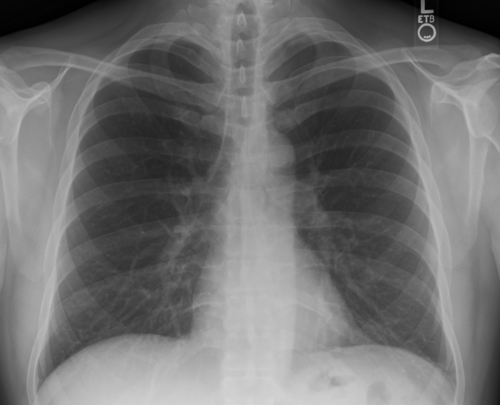
#> input picture sample_normal_cxr.png, 500 x 405 px
$ python -i ood_detector.py   (imports and definitions only)   (older library calls are emulated)
#> lines starting #> are read from the running program, lines starting #| are printed output that depends on the picture
"""Out-of-Distribution (OOD) and Irrelevant Image Detector for Chest Radiographs.

Evaluates uploaded images across multiple analytical criteria:
1. Color Saturation & Chrominance (discriminates color photographs from monochromatic radiographs)
2. Thoracic Contrast & Spatial Histogram Dynamics (identifies bimodal lung vs. mediastinum distribution)
3. High-Frequency Edge & Texture Entropy (rejects flat drawings, text screenshots, or random noise)
4. Thoracoabdominal Aspect Ratio & Dimensional Sanity
5. Cross-Modality Filters (identifies unsupported modalities such as Brain MRI or Axial CT)

Rejects non-medical images (cars, dogs, food, landscapes, memes) before inference.
"""
from __future__ import annotations
import numpy as np
from PIL import Image
import cv2


class OODDetector:
    """Multi-stage Out-of-Distribution detector for frontal chest radiographs."""

    def __init__(self, ood_threshold: float = 0.55) -> None:
#> further down, picture is the input picture: PIL image 500x405 L; min 0, max 215, mean 112.6
        self.ood_threshold = ood_threshold

    def analyze_image(self, image: Image.Image) -> dict:
        """Evaluates an input PIL image and returns an OOD assessment.

        Returns:
            dict containing:
                - is_valid_cxr (bool): True if verified as a valid frontal chest radiograph
                - ood_score (float): Anomaly score from 0.0 (ideal CXR) to 1.0 (clear non-CXR)
                - threshold (float): Detection cutoff threshold
                - rejection_reason (str | None): Diagnostic reason for rejection if invalid
                - user_message (str): Human-readable clinical/research explanation
                - diagnostics (dict): Breakdown of sub-scores
        """
        # 1. Format and dimension validation
        w, h = image.size
#> w = 500; h = 405
        if w < 64 or h < 64:
            return self._rejection_result(
                1.0,
                "Image resolution is too low (<64x64) for diagnostic anatomical evaluation.",
                "Input rejected: The uploaded image has insufficient resolution for chest radiograph analysis."
            )

        aspect_ratio = float(w) / float(h)
#> aspect_ratio = 1.23
        if aspect_ratio < 0.45 or aspect_ratio > 2.2:
            return self._rejection_result(
                0.90,
                f"Extreme aspect ratio ({aspect_ratio:.2f}) does not match standard chest radiography projections.",
                "Input rejected: Dimensional aspect ratio does not match standard frontal chest radiography."
            )

        # Convert to numpy arrays
        rgb_array = np.array(image.convert("RGB"), dtype=np.float32)
        gray_array = cv2.cvtColor(rgb_array.astype(np.uint8), cv2.COLOR_RGB2GRAY).astype(np.float32)

        # 2. Chrominance / Color Saturation Check
        # Genuine chest X-rays are monochromatic greyscale or exhibit a subtle film/lightbox tint (amber or blue, mean saturation < 0.28).
        # Natural photographs (cars, animals, food, scenery) exhibit strong multi-hue chromaticity and high saturation (>0.32).
        hsv = cv2.cvtColor(rgb_array.astype(np.uint8), cv2.COLOR_RGB2HSV).astype(np.float32)
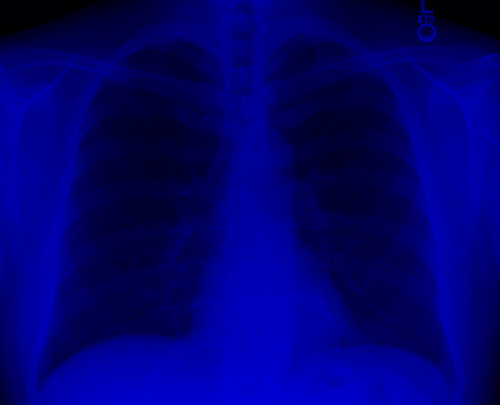
#> hsv: shape (405, 500, 3) float32; mean R, G, B 0, 0, 112.6
        saturation = hsv[:, :, 1] / 255.0  # Range [0, 1]
#> saturation: shape (405, 500) float32; every value is 0
        mean_saturation = float(np.mean(saturation))
#> mean_saturation = 0
        saturation_p90 = float(np.percentile(saturation, 90))
#> saturation_p90 = 0
        high_sat_fraction = float(np.mean(saturation > 0.35))
#> high_sat_fraction = 0

        is_true_color_photo = (
            mean_saturation > 0.32
            or (mean_saturation > 0.22 and high_sat_fraction > 0.35)
            or (saturation_p90 > 0.65 and high_sat_fraction > 0.25)
        )
#> is_true_color_photo = False

        if is_true_color_photo:
            score = min(1.0, 0.65 + mean_saturation * 0.35)
            return self._rejection_result(
                round(score, 4),
                f"Significant color saturation detected (mean saturation: {mean_saturation:.2f}, high-sat fraction: {high_sat_fraction:.1%}), indicating a non-medical photograph (such as a vehicle, animal, or outdoor scene).",
                "Input rejected: This image contains significant color saturation and appears to be a natural photograph, not a monochromatic chest radiograph. No disease predictions were generated."
            )

        # 3. Dynamic Range & Contrast Check
        intensity_min = float(np.min(gray_array))
#> intensity_min = 0
        intensity_max = float(np.max(gray_array))
#> intensity_max = 215
        dynamic_range = intensity_max - intensity_min
#> dynamic_range = 215
        if dynamic_range < 25.0:
            return self._rejection_result(
                0.95,
                "Extremely low dynamic range (near-constant pixel values, blank or corrupted image).",
                "Input rejected: The image has almost no contrast and appears blank or corrupted."
            )

        # 4. Radiographic Intensity Distribution (Bimodal Histogram Check)
        norm_gray = ((gray_array - intensity_min) / (dynamic_range + 1e-6) * 255.0).astype(np.uint8)
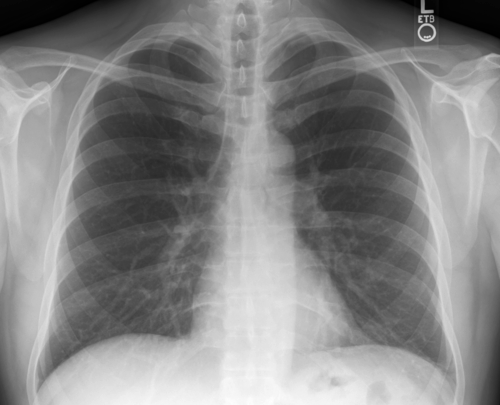
#> norm_gray: shape (405, 500); min 0, max 255, mean 133.1
        hist = cv2.calcHist([norm_gray], [0], None, [256], [0, 256]).ravel()
#> hist = 256 values, max 1868 at index 180, min 0 at index 6, mean 791
        hist = hist / (hist.sum() + 1e-8)
#> hist = 256 values, max 0.00922 at index 180, min 0 at index 6, mean 0.00391

        # Entropy calculation
        non_zero = hist[hist > 0]
#> non_zero = 216 values, max 0.00922 at index 152, min 4.94e-06 at index 215, mean 0.00463
        entropy = -float(np.sum(non_zero * np.log2(non_zero)))
#> entropy = 7.43

        # Very low entropy = flat cartoon, solid block, or test pattern
        if entropy < 1.8:
            return self._rejection_result(
                0.88,
                f"Image entropy ({entropy:.2f}) is abnormally low, characteristic of solid diagrams or synthetic graphics.",
                "Input rejected: Image appears to be a graphic diagram or synthetic screenshot, not a clinical radiograph."
            )

        # 5. Spatial Anatomical Symmetry & Central Mediastinal Mass Profile
        h_half, w_half = norm_gray.shape[0] // 2, norm_gray.shape[1] // 2
#> h_half = 202; w_half = 250
        left_hemithorax = norm_gray[:, :w_half]
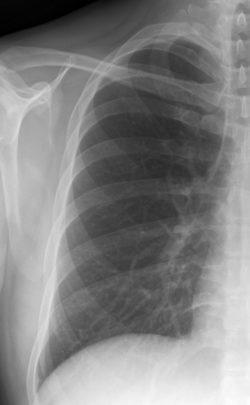
#> left_hemithorax: shape (405, 250); min 0, max 253, mean 130.5
        right_hemithorax = cv2.flip(norm_gray[:, w_half:], 1)
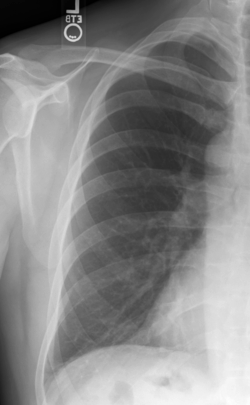
#> right_hemithorax: shape (405, 250); min 0, max 255, mean 135.7

        min_w = min(left_hemithorax.shape[1], right_hemithorax.shape[1])
#> min_w = 250
        diff = np.abs(left_hemithorax[:, :min_w].astype(float) - right_hemithorax[:, :min_w].astype(float))
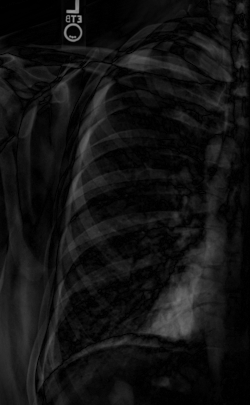
#> diff: shape (405, 250) float64; min 0, max 153, mean 18.4
        bilateral_diff_ratio = float(np.mean(diff) / 255.0)
#> bilateral_diff_ratio = 0.0722

        # 6. High-Frequency Edge / Texture Analysis
        laplacian_var = float(cv2.Laplacian(norm_gray, cv2.CV_32F).var())
#> laplacian_var = 53.33

        # 7. Modality Heuristics (CT / MRI vs Frontal CXR)
        border_black_ratio = float(
            (np.mean(norm_gray[:10, :] < 10) + np.mean(norm_gray[-10:, :] < 10) +
             np.mean(norm_gray[:, :10] < 10) + np.mean(norm_gray[:, -10:] < 10)) / 4.0
        )
#> border_black_ratio = 0.129

        is_circular_slice = False
        if border_black_ratio > 0.85 and 0.85 < aspect_ratio < 1.15:
            corners = (
                np.mean(norm_gray[:h//4, :w//4] < 15) +
                np.mean(norm_gray[:h//4, 3*w//4:] < 15) +
                np.mean(norm_gray[3*h//4:, :w//4] < 15) +
                np.mean(norm_gray[3*h//4:, 3*w//4:] < 15)
            ) / 4.0
            if corners > 0.88:
                # Distinguish collimated frontal chest radiographs from cranial axial MRI/CT:
                # Frontal chest radiographs exhibit a radiopaque central mediastinal/spinal column
                # with bilateral aerated (radiolucent) pulmonary zones.
                center_strip = norm_gray[h//4 : 3*h//4, w//2 - 25 : w//2 + 25]
                left_lung_zone = norm_gray[h//4 : 3*h//4, w//6 : w//3]
                right_lung_zone = norm_gray[h//4 : 3*h//4, 2*w//3 : 5*w//6]
                has_thoracic_gradient = (
                    center_strip.mean() > left_lung_zone.mean() + 15 and
                    center_strip.mean() > right_lung_zone.mean() + 15
                )
                if not has_thoracic_gradient:
                    is_circular_slice = True

        # ======================================================================
        # CALCULATE COMPOSITE OOD SCORE (0.0 = Genuine CXR, 1.0 = High Anomaly)
        # ======================================================================
        ood_score = 0.0
        rejection_reasons = []

        # Axial brain MRI / CT detection
        if is_circular_slice:
            ood_score = max(ood_score, 0.85)
            rejection_reasons.append("Cross-sectional axial geometry detected, characteristic of Cranial MRI or Axial CT. This model exclusively supports frontal chest radiographs.")

        # Extreme bilateral asymmetry
        if bilateral_diff_ratio > 0.50:
            ood_score = max(ood_score, min(0.9, (bilateral_diff_ratio - 0.40) * 2.5))
            rejection_reasons.append(f"Thoracic bilateral symmetry deviation is high ({bilateral_diff_ratio:.2f}), atypical for frontal chest projections.")

        # Texture sharpness check
        if laplacian_var < 5.0:
            ood_score = max(ood_score, 0.75)
            rejection_reasons.append("Image is severely blurred or lacks fine anatomical trabecular and bronchovascular textures.")

        is_valid = ood_score < self.ood_threshold

        diagnostics = {
            "mean_saturation": round(mean_saturation, 4),
            "saturation_p90": round(saturation_p90, 4),
            "entropy": round(entropy, 2),
            "laplacian_var": round(laplacian_var, 1),
            "bilateral_diff_ratio": round(bilateral_diff_ratio, 3),
            "aspect_ratio": round(aspect_ratio, 2),
            "border_black_ratio": round(border_black_ratio, 3),
        }
#> diagnostics = {'mean_saturation': 0, 'saturation_p90': 0, 'entropy': 7.43, 'laplacian_var': 53.3, 'bilateral_diff_ratio': 0.072, 'aspect_ratio': 1.23, 'border_black_ratio': 0.129}

        if not is_valid:
            reason_text = " | ".join(rejection_reasons) if rejection_reasons else "Image characteristics diverge substantially from verified frontal chest radiographs."
            user_msg = (
                "Input rejected: This image could not be verified as a supported frontal chest radiograph "
                "(e.g., detected non-medical photograph, unsupported modality like brain MRI/CT, or severe artifact). "
                "No disease predictions were generated."
            )
            return {
                "is_valid_cxr": False,
                "ood_score": round(float(ood_score), 4),
                "threshold": self.ood_threshold,
                "rejection_reason": reason_text,
                "user_message": user_msg,
                "diagnostics": diagnostics,
            }

        return {
            "is_valid_cxr": True,
            "ood_score": round(float(ood_score), 4),
            "threshold": self.ood_threshold,
            "rejection_reason": None,
            "user_message": "Image verified as a supported frontal chest radiograph.",
            "diagnostics": diagnostics,
        }

    def _rejection_result(self, score: float, reason: str, user_msg: str) -> dict:
        return {
            "is_valid_cxr": False,
            "ood_score": round(float(score), 4),
            "threshold": self.ood_threshold,
            "rejection_reason": reason,
            "user_message": user_msg,
            "diagnostics": {},
        }


# Global detector instance
ood_detector = OODDetector(ood_threshold=0.55)

>>> from PIL import Image
>>> picture = Image.open('../sample_normal_cxr.png')
>>> result = OODDetector().analyze_image(picture)
#> result = 6 items
